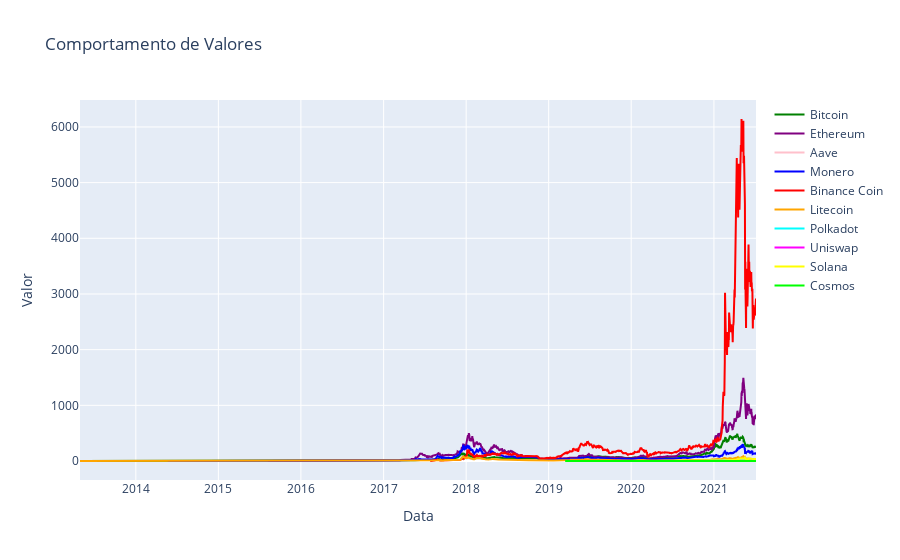

This figure's notebook cell:
### Code cell
import plotly.graph_objs as go

# Criando os traces (linhas) para cada criptomoeda
trace_bitcoin = go.Scatter(x=tab5_bitcoin['Data'], y=tab5_bitcoin['Coeficiente de Valorização'], mode='lines', name='Bitcoin', line=dict(color='green', width=2))
trace_ethereum = go.Scatter(x=tab5_ethereum['Data'], y=tab5_ethereum['Coeficiente de Valorização'], mode='lines', name='Ethereum', line=dict(color='purple', width=2))
trace_aave = go.Scatter(x=tab5_aave['Data'], y=tab5_aave['Coeficiente de Valorização'], mode='lines', name='Aave', line=dict(color='pink', width=2))
trace_monero = go.Scatter(x=tab5_monero['Data'], y=tab5_monero['Coeficiente de Valorização'], mode='lines', name='Monero', line=dict(color='blue', width=2))
trace_binance = go.Scatter(x=tab5_binance['Data'], y=tab5_binance['Coeficiente de Valorização'], mode='lines', name='Binance Coin', line=dict(color='red', width=2))
trace_litecoin = go.Scatter(x=tab5_litecoin['Data'], y=tab5_litecoin['Coeficiente de Valorização'], mode='lines', name='Litecoin', line=dict(color='orange', width=2))
trace_polkadot = go.Scatter(x=tab5_polkadot['Data'], y=tab5_polkadot['Coeficiente de Valorização'], mode='lines', name='Polkadot', line=dict(color='cyan', width=2))
trace_uniswap = go.Scatter(x=tab5_uniswap['Data'], y=tab5_uniswap['Coeficiente de Valorização'], mode='lines', name='Uniswap', line=dict(color='magenta', width=2))
trace_solana = go.Scatter(x=tab5_solana['Data'], y=tab5_solana['Coeficiente de Valorização'], mode='lines', name='Solana', line=dict(color='yellow', width=2))
trace_cosmos = go.Scatter(x=tab5_cosmos['Data'], y=tab5_cosmos['Coeficiente de Valorização'], mode='lines', name='Cosmos', line=dict(color='lime', width=2))

# Criando o layout
layout = go.Layout(
    title='Comportamento de Valores',
    xaxis=dict(title='Data'),
    yaxis=dict(title='Valor')
)

# Criando a figura
fig = go.Figure(data=[trace_bitcoin, trace_ethereum, trace_aave, trace_monero, trace_binance, trace_litecoin, trace_polkadot, trace_uniswap, trace_solana, trace_cosmos], layout=layout)

# Exibindo o gráfico
fig.show()

### Figure 1 — Plotly figure (JSON) as saved in the notebook; plotly's stock layout.template omitted (floating-point values rounded to 4 significant figures; data arrays with more than 128 entries replaced by an {"elided": "..."} marker saying what was removed)
{"data": [{"line": {"color": "green", "width": 2}, "mode": "lines", "name": "Bitcoin", "type": "scatter", "x": {"elided": "2991 str values"}, "y": {"elided": "2991 float values"}}, {"line": {"color": "purple", "width": 2}, "mode": "lines", "name": "Ethereum", "type": "scatter", "x": {"elided": "2160 str values"}, "y": {"elided": "2160 float values"}}, {"line": {"color": "pink", "width": 2}, "mode": "lines", "name": "Aave", "type": "scatter", "x": {"elided": "275 str values"}, "y": {"elided": "275 float values"}}, {"line": {"color": "blue", "width": 2}, "mode": "lines", "name": "Monero", "type": "scatter", "x": {"elided": "2602 str values"}, "y": {"elided": "2602 float values"}}, {"line": {"color": "red", "width": 2}, "mode": "lines", "name": "Binance Coin", "type": "scatter", "x": {"elided": "1442 str values"}, "y": {"elided": "1442 float values"}}, {"line": {"color": "orange", "width": 2}, "mode": "lines", "name": "Litecoin", "type": "scatter", "x": {"elided": "2991 str values"}, "y": {"elided": "2991 float values"}}, {"line": {"color": "cyan", "width": 2}, "mode": "lines", "name": "Polkadot", "type": "scatter", "x": {"elided": "320 str values"}, "y": {"elided": "320 float values"}}, {"line": {"color": "magenta", "width": 2}, "mode": "lines", "name": "Uniswap", "type": "scatter", "x": {"elided": "292 str values"}, "y": {"elided": "292 float values"}}, {"line": {"color": "yellow", "width": 2}, "mode": "lines", "name": "Solana", "type": "scatter", "x": {"elided": "452 str values"}, "y": {"elided": "452 float values"}}, {"line": {"color": "lime", "width": 2}, "mode": "lines", "name": "Cosmos", "type": "scatter", "x": {"elided": "845 str values"}, "y": {"elided": "845 float values"}}], "layout": {"title": {"text": "Comportamento de Valores"}, "xaxis": {"title": {"text": "Data"}}, "yaxis": {"title": {"text": "Valor"}}}}
